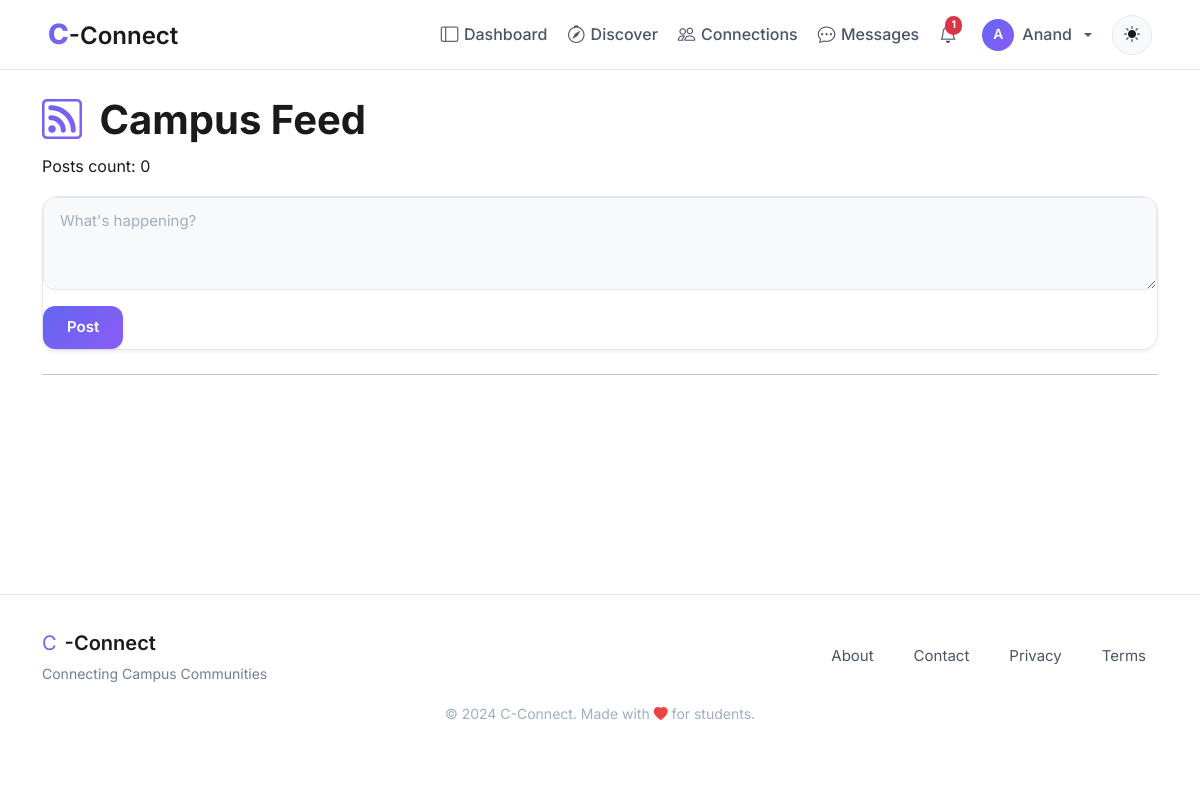
Before: /feed (signed in) with the older database file.
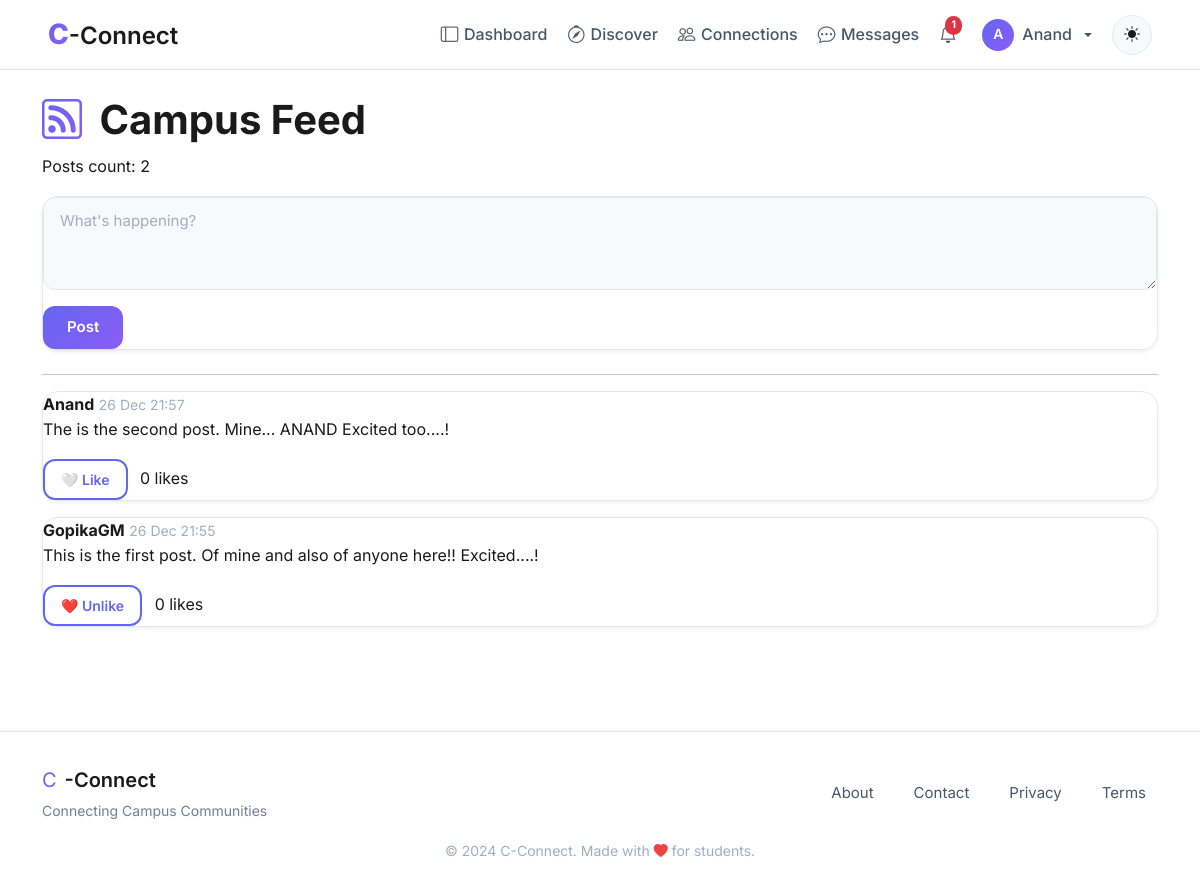
After: the same page with the newer database file.
### models.py (models this page shows, shortened)
class User(UserMixin, db.Model):
    id = db.Column(db.Integer, primary_key=True, autoincrement=True)  # Unique identifier
    username = db.Column(db.String(100), nullable=False)  # Name of the user (later can add this unique if needed)
    email = db.Column(db.String(120), nullable=False, unique=True)  # Email of the user
    password = db.Column(db.String(200), nullable=False)  # Passwords not hashed yet (done in setup_db.py)
    created_at = db.Column(db.DateTime, default=db.func.now())  # Timestamp of account creation
    last_login = db.Column(db.DateTime, nullable=True)  # Timestamp of last login
    pass

class Post(db.Model):
    __tablename__ = "posts"
    id = db.Column(db.Integer, primary_key=True)
    user_id = db.Column(db.Integer, db.ForeignKey("user.id"), nullable=False)
    content = db.Column(db.Text, nullable=False)
    created_at = db.Column(db.DateTime, default=db.func.now(), index=True)
    user = db.relationship("User", backref="posts", lazy=True)

### blueprints/posts/routes.py (the view)
@posts_bp.route("/feed")
@login_required
def feed():
    page = request.args.get("page", 1, type=int)
    pagination = (
        Post.query
        .order_by(Post.created_at.desc())
        .paginate(page=page, per_page=10, error_out=False)
    )
    posts = pagination.items
    liked_post_ids = {
        like.post_id
        for like in PostLike.query.filter_by(user_id=current_user.id).all()
    }
    return render_template(
        "posts/feed.html",
        posts=posts,
        pagination=pagination,
        liked_post_ids=liked_post_ids
    )

### app.py (called while the page is built)
def create_app():
    app = Flask(__name__, instance_relative_config=True) #db path inside the instance/ folder always resolves correctly
    app.config.from_object('config.Config')
    @app.context_processor
    def utility_processor():
        return dict(to_ist=to_ist)
    try:
        os.makedirs(app.instance_path)
    except OSError:
        pass
    register_extensions(app)
    register_security_headers(app)
    register_blueprints(app)
    register_errorhandlers(app)
    configure_logging(app)
    register_daily_cleanup(app)
    register_profilevisit_cleanup(app)
    return app

### blueprints/auth/__init__.py (called while the page is built)
@login_manager.user_loader
def load_user(user_id):
    from models import User  # Importing User model for querying  (import here to avoid circular imports)
    return User.query.get(int(user_id))

@auth.after_app_request
def add_header(response):
    if current_user.is_authenticated and request.blueprint == 'auth':
        response.headers['Cache-Control'] = 'no-store, no-cache, must-revalidate, post-check=0, pre-check=0, max-age=0'
        response.headers['Pragma'] = 'no-cache'
        response.headers['Expires'] = '-1'
    return response

### factory_helpers.py (called while the page is built, shortened)
def register_security_headers(app):
    @app.after_request
    def set_secure_headers(response):
        response.headers['Content-Security-Policy'] = (
            "default-src 'self'; "
            "img-src 'self' data: blob: https:; "# Allow external images
            "style-src 'self' 'unsafe-inline' https:; "# ADD https: for CDNs
            "script-src 'self' 'unsafe-inline' https:; "# ADD https: for JS
            "font-src 'self' https: data:; "# Google Fonts
            "connect-src 'self' https:;"  # ← ADD https: for CDNs/maps
        )
        response.headers['X-Content-Type-Options'] = 'nosniff'
        response.headers['X-Frame-Options'] = 'DENY'
        response.headers['Referrer-Policy'] = 'strict-origin-when-cross-origin'
        response.headers['Permissions-Policy'] = 'geolocation=(), microphone=()'
        return response

def register_profilevisit_cleanup(app):
    last_cleanup = {'t': 0}
    @app.before_request
    def cleanup_visits():
        now = time.time()
        if now - last_cleanup['t'] < 3600:  # run once every hour
            return

### blueprints/posts/templates/posts/feed.html (shortened to what this page needs)
{% extends "base.html" %}
{% block body %}
<div class="container py-4">
    <div class="posts-header animate-on-scroll">
        <h1 class="posts-title">
            <i class="bi bi-rss me-2" style="background: linear-gradient(135deg, var(--primary-color), var(--accent-color)); -webkit-background-clip: text; -webkit-text-fill-color: transparent;"></i>
            Campus Feed
        </h1>
        <p class="posts-subtitle">Posts count: {{ posts|length }}</p>
    </div>
    <div class="section-card glass-card mb-4">
        <form method="POST" action="{{ url_for('posts.create_post') }}">
            <textarea name="content" rows="3" class="form-control mb-3" placeholder="What's happening?" required></textarea>
            <button type="submit" class="btn btn-primary-custom">Post</button>
        </form>
    </div>
    <hr>
    {% for post in posts %}
    <div class="section-card glass-card mb-3 animate-on-scroll">
        <div class="post-header">
            <strong>{{ post.user.username }}</strong>
            <small class="text-muted">{{ post.created_at.strftime("%d %b %H:%M") }}</small>
        </div>
        <p class="post-content">{{ post.content }}</p>
        <form method="POST" action="{{ url_for('posts.toggle_like', post_id=post.id) }}" class="d-inline">
            <button type="submit" class="btn btn-sm btn-outline-custom">
                {% if post.id in liked_post_ids %}
                    ❤️ Unlike
                {% else %}
                    🤍 Like
                {% endif %}
            </button>
            <span class="ms-2">{{ post.post_likes|length }} likes</span>
        </form>
    </div>
    {% endfor %}
</div>
{% endblock %}

### templates/base.html (shortened to what this page needs)
<!DOCTYPE html>
<html lang="en">
<head>
    <link rel="stylesheet" href="https://cdn.jsdelivr.net/npm/bootstrap-icons@1.11.1/font/bootstrap-icons.css">
    <link href="https://cdn.jsdelivr.net/npm/bootstrap@5.3.2/dist/css/bootstrap.min.css" rel="stylesheet">
    <link rel="stylesheet" href="{{ url_for('static', filename='css/global.css') }}">
</head>
<body>
    <nav class="navbar navbar-expand-lg navbar-glass fixed-top">
        <div class="container-fluid px-lg-5 px-3">
            <a class="navbar-brand" href="{{ url_for('main.home') }}">
                <span class="brand-c">C</span><span class="brand-connect">-Connect</span>
            </a>
            <div class="collapse navbar-collapse" id="navbarNav">
                <ul class="navbar-nav ms-auto align-items-lg-center gap-1">
                    {% if current_user.is_authenticated %}
                        <li class="nav-item">
                            <a class="nav-link" href="{{ url_for('main.dashboard') }}">
                                <i class="bi bi-layout-sidebar"></i>Dashboard
                            </a>
                        </li>
                        <li class="nav-item">
                            <a class="nav-link" href="{{ url_for('main.search_page') }}">
                                <i class="bi bi-compass"></i>Discover
                            </a>
                        </li>
                        <li class="nav-item">
                            <a class="nav-link" href="{{ url_for('connections.connections_home') }}">
                                <i class="bi bi-people"></i>Connections
                            </a>
                        </li>
                        <li class="nav-item">
                            <a class="nav-link" href="{{ url_for('main.messages') }}">
                                <i class="bi bi-chat-dots"></i>Messages
                            </a>
                        </li>
                        <li class="nav-item position-relative">
                            <a class="nav-link" href="{{ url_for('notifications.notifications_list') }}">
                                <i class="bi bi-bell"></i>
                                {% set unread = current_user.notifications | selectattr("is_read", "equalto", False) | list %}
                                {% if unread|length > 0 %}
                                <span class="badge bg-danger rounded-pill">{{ unread|length }}</span>
                                {% endif %}
                            </a>
                        </li>
                        <li class="nav-item dropdown">
                            <a class="nav-link dropdown-toggle d-flex align-items-center gap-2" href="#" role="button" data-bs-toggle="dropdown">
                                <div style="width: 32px; height: 32px; border-radius: 50%; background: linear-gradient(135deg, var(--primary-color), var(--accent-color)); display: flex; align-items: center; justify-content: center; color: white; font-weight: 600; font-size: 0.875rem;">
                                    {{ current_user.username[0].upper() }}
                                </div>
                                <span class="d-none d-lg-inline">{{ current_user.username }}</span>
                            </a>
                        </li>
                    {% endif %}
                    <li class="nav-item ms-lg-2">
                        <button class="btn-theme-toggle" id="themeToggle" aria-label="Toggle theme">
                            <i class="bi bi-sun-fill" id="themeIcon"></i>
                        </button>
                    </li>
                </ul>
            </div>
        </div>
    </nav>
    <main class="main-content">
        {% block body %}{% endblock %}
    </main>
    <footer class="footer-glass">
        <div class="container">
            <div class="row align-items-center">
                <div class="col-md-6 text-center text-md-start mb-3 mb-md-0">
                    <div class="d-flex align-items-center justify-content-center justify-content-md-start gap-2">
                        <span class="brand-c" style="font-size: 1.25rem;">C</span>
                        <span class="brand-connect" style="font-size: 1.25rem;">-Connect</span>
                    </div>
                    <p class="footer-tagline mb-0">Connecting Campus Communities</p>
                </div>
                <div class="col-md-6">
                    <div class="d-flex justify-content-center justify-content-md-end gap-3 flex-wrap">
                        <a href="{{ url_for('main.about') }}" class="footer-link">About</a>
                        <a href="{{ url_for('main.contact') }}" class="footer-link">Contact</a>
                        <a href="#" class="footer-link">Privacy</a>
                        <a href="#" class="footer-link">Terms</a>
                    </div>
                </div>
            </div>
            <div class="row mt-3">
                <div class="col text-center">
                    <small class="text-muted">
                        &copy; 2024 C-Connect. Made with <i class="bi bi-heart-fill" style="color: var(--danger-color);"></i> for students.
                    </small>
                </div>
            </div>
        </div>
    </footer>
</body>
</html>

Changed rows visible on the page:
added Post: user.username "Anand", created_at "26 Dec 21:57", content "The is the second post. Mine... ANAND Excited too....!", shows "🤍 Like", post_likes|length "0"
added Post: user.username "GopikaGM", created_at "26 Dec 21:55", content "This is the first post. Of mine and also of anyone here!! Excited....!", shows "❤️ Unlike", post_likes|length "0"
Other visible differences:
{{ posts|length }}: "0" → "2"
